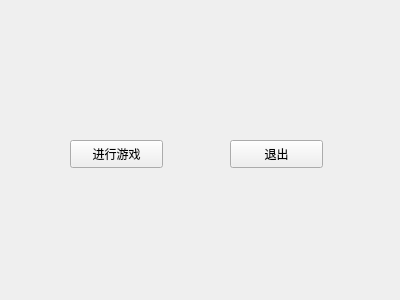
<?xml version="1.0" encoding="UTF-8"?>
<ui version="4.0">
 <class>Welcome</class>
 <widget class="QWidget" name="Welcome">
  <property name="geometry">
   <rect>
    <x>0</x>
    <y>0</y>
    <width>400</width>
    <height>300</height>
   </rect>
  </property>
  <property name="windowTitle">
   <string>Form</string>
  </property>
  <widget class="QPushButton" name="BeginGame">
   <property name="enabled">
    <bool>true</bool>
   </property>
   <property name="geometry">
    <rect>
     <x>70</x>
     <y>140</y>
     <width>93</width>
     <height>28</height>
    </rect>
   </property>
   <property name="text">
    <string>进行游戏</string>
   </property>
   <property name="autoDefault">
    <bool>false</bool>
   </property>
   <property name="default">
    <bool>false</bool>
   </property>
  </widget>
  <widget class="QPushButton" name="Quit">
   <property name="geometry">
    <rect>
     <x>230</x>
     <y>140</y>
     <width>93</width>
     <height>28</height>
    </rect>
   </property>
   <property name="text">
    <string>退出</string>
   </property>
  </widget>
 </widget>
 <resources/>
 <connections/>
</ui>
